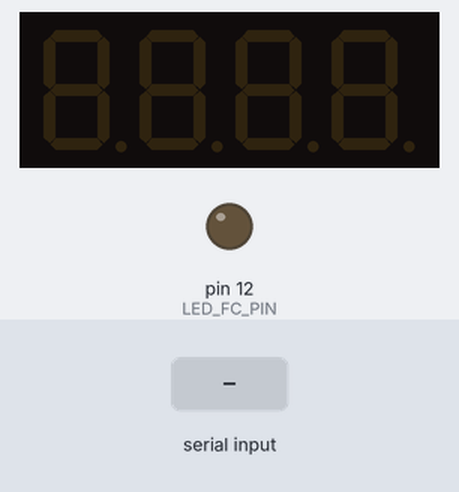
The sketch below on a simulated Arduino Uno, built with avr-gcc and run on an emulated ATmega328P. Parts: 4-digit seven-segment display, output pins drawn as LEDs (lit = HIGH). Inputs (shaded band) come from the test bench.

Above: at 1.2 s.
1.3 s: "90,45\n" received over Serial
At 2.2 s:
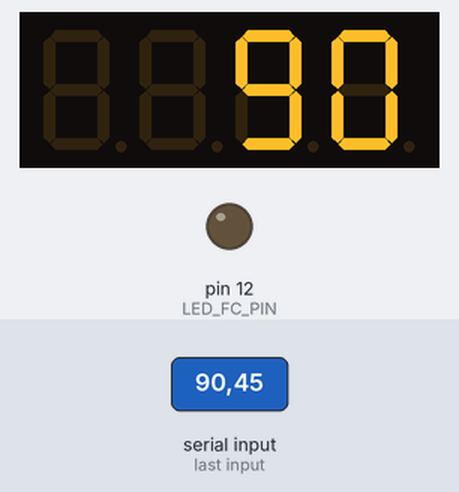
3.0 s: "30,150\n" received over Serial
Timing chart, 0 to 6.0 s (numbered marks = the images above; inputs shaded):
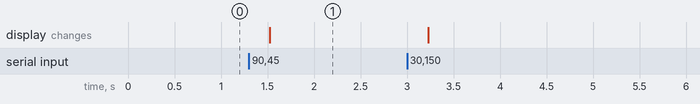

Measured:
- after the input at 1.3 s, the display: changes after 0.23 s (image 1)

The sketch:

arduino_displayer.ino
```cpp
// Include the library:
#include <TM1637Display.h>

// Define the connections pins:
#define CLK 9
#define DIO 10
#define LED_FC_PIN 12

int pp_value = 0;

// Create display object of type TM1637Display:
TM1637Display display = TM1637Display(CLK, DIO);

int click_counter = 0;

void setup() {
  // display
  display.clear();
  display.setBrightness(1);

  // serial
  Serial.begin(9600);
  Serial.setTimeout(200);

  // LEDs
  pinMode(LED_FC_PIN, OUTPUT);
}

void loop() {

  // read
  while (!Serial.available());
  pp_value = Serial.readString().toInt();

  // display
  display.showNumberDec(abs(pp_value), false, 4, 0);

  // LED
  if(pp_value < 0) {  // negative pp => FC
    digitalWrite(LED_FC_PIN, HIGH);
  } else {
    digitalWrite(LED_FC_PIN, LOW);
  }

}
```
